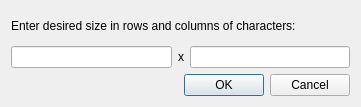
<?xml version="1.0" encoding="UTF-8"?>
<ui version="4.0">
 <class>DialogWindowSize</class>
 <widget class="QDialog" name="DialogWindowSize">
  <property name="geometry">
   <rect>
    <x>0</x>
    <y>0</y>
    <width>361</width>
    <height>107</height>
   </rect>
  </property>
  <property name="windowTitle">
   <string>Initial Window Size</string>
  </property>
  <layout class="QVBoxLayout" name="verticalLayout">
   <item>
    <widget class="QLabel" name="label">
     <property name="text">
      <string>Enter desired size in rows and columns of characters:</string>
     </property>
    </widget>
   </item>
   <item>
    <layout class="QHBoxLayout" name="horizontalLayout">
     <item>
      <widget class="QLineEdit" name="editWidth"/>
     </item>
     <item>
      <widget class="QLabel" name="label_2">
       <property name="text">
        <string>x</string>
       </property>
      </widget>
     </item>
     <item>
      <widget class="QLineEdit" name="editHeight"/>
     </item>
    </layout>
   </item>
   <item>
    <widget class="QDialogButtonBox" name="buttonBox">
     <property name="orientation">
      <enum>Qt::Horizontal</enum>
     </property>
     <property name="standardButtons">
      <set>QDialogButtonBox::Cancel|QDialogButtonBox::Ok</set>
     </property>
    </widget>
   </item>
  </layout>
 </widget>
 <resources/>
 <connections>
  <connection>
   <sender>buttonBox</sender>
   <signal>rejected()</signal>
   <receiver>DialogWindowSize</receiver>
   <slot>reject()</slot>
   <hints>
    <hint type="sourcelabel">
     <x>259</x>
     <y>106</y>
    </hint>
    <hint type="destinationlabel">
     <x>265</x>
     <y>112</y>
    </hint>
   </hints>
  </connection>
 </connections>
</ui>
